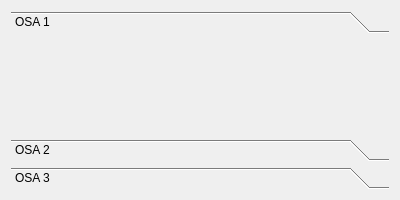
<?xml version="1.0" encoding="UTF-8"?>
<ui version="4.0">
 <class>Form</class>
 <widget class="QWidget" name="Form">
  <property name="geometry">
   <rect>
    <x>0</x>
    <y>0</y>
    <width>400</width>
    <height>200</height>
   </rect>
  </property>
  <property name="windowTitle">
   <string>Form</string>
  </property>
  <layout class="QVBoxLayout" name="verticalLayout_2">
   <item>
    <widget class="QToolBox" name="toolBox">
     <property name="currentIndex">
      <number>0</number>
     </property>
     <widget class="QWidget" name="osa1">
      <property name="geometry">
       <rect>
        <x>0</x>
        <y>0</y>
        <width>378</width>
        <height>85</height>
       </rect>
      </property>
      <attribute name="label">
       <string>OSA 1</string>
      </attribute>
      <layout class="QVBoxLayout" name="verticalLayout"/>
     </widget>
     <widget class="QWidget" name="osa2">
      <property name="geometry">
       <rect>
        <x>0</x>
        <y>0</y>
        <width>378</width>
        <height>85</height>
       </rect>
      </property>
      <attribute name="label">
       <string>OSA 2</string>
      </attribute>
     </widget>
     <widget class="QWidget" name="osa3">
      <property name="geometry">
       <rect>
        <x>0</x>
        <y>0</y>
        <width>378</width>
        <height>85</height>
       </rect>
      </property>
      <attribute name="label">
       <string>OSA 3</string>
      </attribute>
     </widget>
    </widget>
   </item>
  </layout>
 </widget>
 <resources/>
 <connections/>
</ui>
